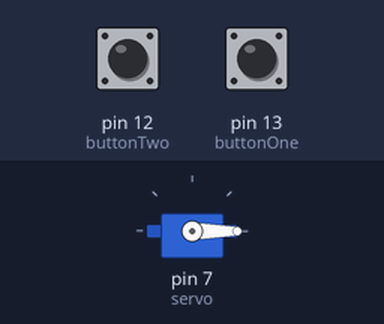
This sketch was run on a simulated Arduino Uno, built with avr-gcc and run on an emulated ATmega328P. On the bench: servo. The test bench sets the inputs (shaded band); at power-on: pin 12 (buttonTwo) LOW, pin 13 (buttonOne) LOW.

Above: at 1.2 s.
1.3 s: pin 12 (buttonTwo) pulled HIGH for 1 s
At 1.75 s:
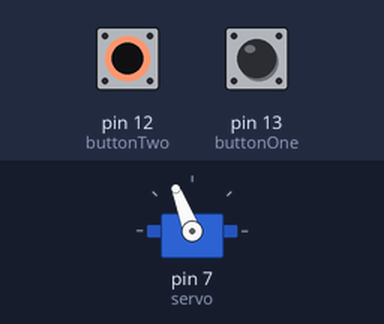
3.8 s: pin 13 (buttonOne) pulled HIGH for 1 s
At 6.2 s:
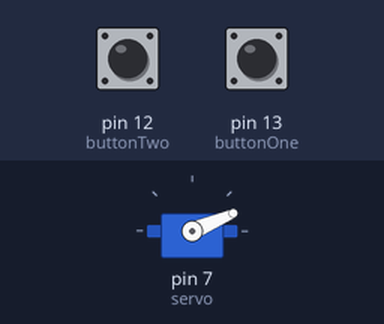
6.8 s: pin 12 (buttonTwo) pulled HIGH for 3.2 s
At 7.59 s:
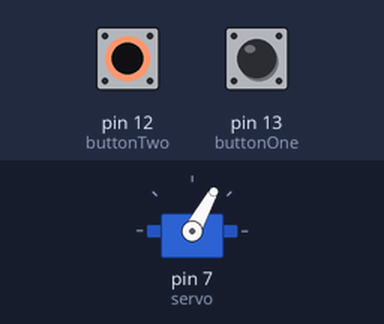
11.5 s: pin 12 (buttonTwo) pulled HIGH for 0.15 s
At 12.2 s:
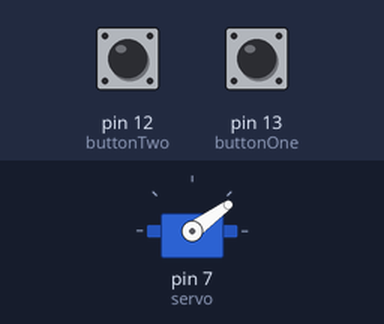
13.1 s: pin 13 (buttonOne) pulled HIGH for 0.15 s
At 13.9 s:
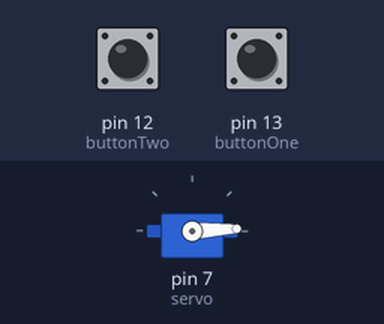
Timing chart, 0 to 15.7 s (numbered marks = the images above; inputs shaded):
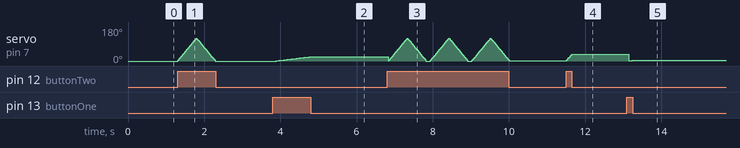

The sketch:

AssignmentFive.ino
```cpp
#include <Servo.h>

Servo servo;
const int buttonOne = 13;
const int buttonTwo = 12;
const int maxRotation = 120;
const float slowRot = 41.66666666666667; //5 seconden gedeeld door de 120 ticks rotatie
const float fastRot = 4.166666666666667; //0,5 seconden gedeeld door de 120 ticks rotatie
int rotation = 0;

void setup() {
  // put your setup code here, to run once:
  servo.attach(7);
  servo.write(rotation);
  pinMode(buttonOne, INPUT);
  pinMode(buttonTwo, INPUT);
}

void loop() {
  // booleans met de waarde van de buttons (HIGH of LOW)
  bool pressOne = digitalRead(buttonOne);
  bool pressTwo = digitalRead(buttonTwo);

// beide buttons HIGH-> slow rotation heen, fast terug, 2 sec pauze
  if(pressOne == HIGH && pressTwo == HIGH){
    setServoRotation(slowRot, fastRot, 2000);
  }
  // button one HIGH -> sloom heen en terug, geen pauze
  else if(pressOne == HIGH && pressTwo == LOW){
    setServoRotation(slowRot, slowRot, 0);
  }
  // button two HIGH -> snel heen en terug, geen pauze
  else if(pressTwo == HIGH && pressOne == LOW){
    setServoRotation(fastRot, fastRot, 0);
  }
  delay(100);

}

// functie om rotatie met snelheid heen, terug en mogelijke pauze in te stellen
// rotatie tot 120 gezien dat het maximum is voor deze opdracht
void setServoRotation(int go, int back, int pause){
  rotation = 0;
  // while loop om heen te gaan zolang button ingedrukt is
  while ((digitalRead(buttonOne) == HIGH || digitalRead(buttonTwo) == HIGH) && rotation <= 120){
    rotation++;
    servo.write(rotation);
    delay(go);
  }

  delay(pause);
  // while loop om terug te gaan zolang button ingedrukt is
  while ((digitalRead(buttonOne) == HIGH || digitalRead(buttonTwo) == HIGH) && rotation >= 0){
    rotation--;
    servo.write(rotation);
    delay(back);
  }
}
```

Measured:
- after the input at 1.3 s, servo on pin 7 (servo): rises from 0° to 121° in 0.49 s, then falls to 0° in 0.49 s
- after the input at 3.8 s, servo on pin 7 (servo): moves from 0° to 23° over 0.90 s, starting after 0.09 s
- after the input at 11.5 s, servo on pin 7 (servo): 2° → 36° at once
- after the input at 13.1 s, servo on pin 7 (servo): 36° → 3° after 0.05 s
